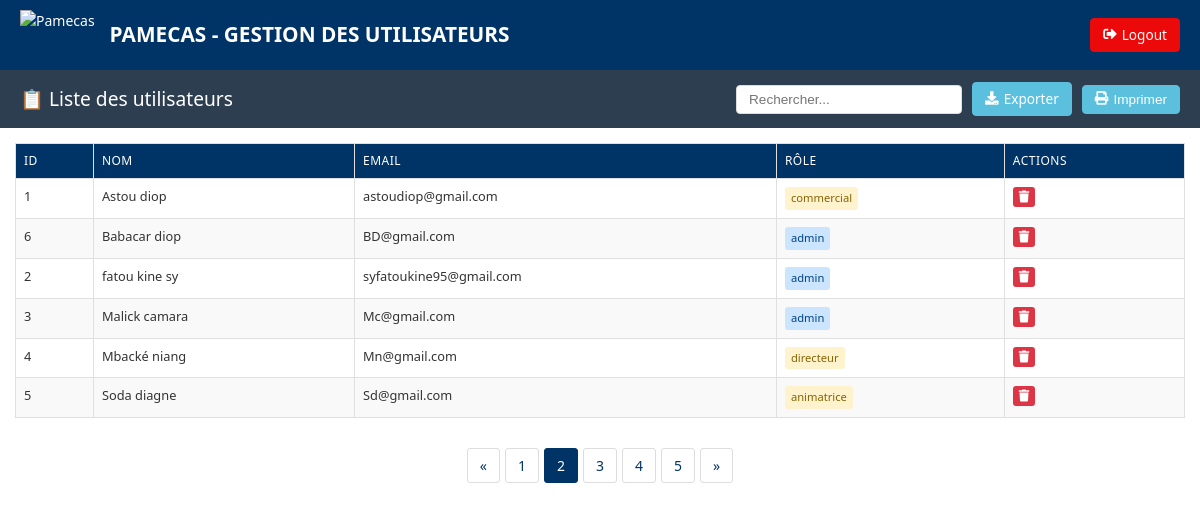
/list_utilisateur.php, run on the app's committed database.
### tables this page shows
CREATE TABLE `utilisateurs` (
  `id` int(11) NOT NULL,
  `nom` varchar(100) NOT NULL,
  `email` varchar(100) NOT NULL,
  `mot_de_passe` varchar(255) NOT NULL,
  `role` varchar(50) NOT NULL,
  `caisse_id` int(11) DEFAULT NULL
);

### list_utilisateur.php (the view, shortened to what this page needs)
<?php
try {
    $pdo = new PDO('mysql:host=localhost;dbname=crm;charset=utf8', 'root', '', [
        PDO::ATTR_ERRMODE => PDO::ERRMODE_EXCEPTION
    ]);
} catch (PDOException $e) {
    die("Erreur de connexion : " . $e->getMessage());
}
$sql = "SELECT * FROM utilisateurs ORDER BY nom ASC";
$utilisateurs = $pdo->query($sql)->fetchAll(PDO::FETCH_ASSOC);
?>
<!DOCTYPE html>
<html lang="fr">
<head>
</head>
<body>
<header>
    <div class="logo">
        <img src="pamecas.jpg" alt="Pamecas">
        <h1>PAMECAS - GESTION DES UTILISATEURS</h1>
    </div>
    <div class="header-buttons">
        <a href="index.html" class="btn btn-danger">
            <i class="fas fa-sign-out-alt"></i>Logout
        </a>
    </div>
</header>
<nav>
    <h2>📋 Liste des utilisateurs</h2>
    <div class="table-controls">
        <input type="text" class="search-box" placeholder="Rechercher...">
        <a href="export_utilisateur.php" class="btn btn-info" onclick="return confirm('Êtes-vous sûr de vouloir exporter les utilisateur?')">
            <i class="fas fa-download"></i> Exporter
        </a>
        <button class="btn btn-info" onclick="window.print()">
            <i class="fas fa-print"></i> Imprimer
        </button>
    </div>
</nav>
<div class="table-container">
    <table border="1">
        <thead>
            <tr>
                <th>ID</th>
                <th>Nom</th>
                <th>Email</th>
                <th>Rôle</th>
                <th>Actions</th>
            </tr>
        </thead>
        <tbody>
            <?php if (!empty($utilisateurs)): ?>
                <?php foreach ($utilisateurs as $u): ?>
                    <tr>
                        <td class="compact-cell"><?= htmlspecialchars($u['id']) ?></td>
                        <td class="compact-cell"><?= htmlspecialchars($u['nom']) ?></td>
                        <td class="compact-cell"><?= htmlspecialchars($u['email']) ?></td>
                        <td>
                            <?php
                            $badge_class = [
                                'admin' => 'badge-primary',
                                'gestionnaire' => 'badge-info',
                                'utilisateur' => 'badge-success'
                            ][strtolower($u['role'])] ?? 'badge-warning';
                            ?>
                            <span class="badge <?= $badge_class ?>"><?= htmlspecialchars($u['role']) ?></span>
                        </td>
                        <td class="actions-cell">
                            <button class="action-btn action-btn-delete" title="Supprimer" onclick="deleteUtilisateur(<?= $u['id'] ?>)">
                                <i class="fas fa-trash"></i>
                            </button>
                        </td>
                    </tr>
                <?php endforeach; ?>
            <?php else: ?>
                <tr>
                    <td colspan="6" style="text-align: center;">Aucun utilisateur trouvé</td>
                </tr>
            <?php endif; ?>
        </tbody>
    </table>
</div>
<div class="pagination">
    <a href="#">&laquo;</a>
    <a href="#">1</a>
    <span class="current">2</span>
    <a href="#">3</a>
    <a href="#">4</a>
    <a href="#">5</a>
    <a href="#">&raquo;</a>
</div>
<link rel="stylesheet" href="https://cdnjs.cloudflare.com/ajax/libs/font-awesome/5.15.4/css/all.min.css">
</body>
</html>

### list_utilisateur.php (style rules this page uses)
:root { --primary-color: #003366; --secondary-color: #65a3f3; --danger-color: #ec0909; --info-color: #5bc0de; --dark-color: #2c3e50; --light-color: #f8f9fa; --success-color: #28a745; }
body { font-family: 'Segoe UI', Tahoma, Geneva, Verdana, sans-serif; margin: 0; padding: 0; font-size: 14px; color: #333; line-height: 1.5; }
header { background-color: var(--primary-color); color: white; padding: 10px 20px; display: flex; justify-content: space-between; align-items: center; flex-wrap: wrap; box-shadow: 0 2px 5px rgba(0,0,0,0.1); }
header .logo { display: flex; align-items: center; gap: 15px; flex-wrap: wrap; }
header .logo h1 { font-size: 1.3rem; margin: 5px 0; font-weight: 600; }
header .logo img { height: 50px; object-fit: contain; }
.header-buttons { display: flex; gap: 10px; }
.btn { padding: 6px 12px; border-radius: 4px; text-decoration: none; font-size: 0.85rem; font-weight: 500; transition: all 0.3s ease; display: inline-flex; align-items: center; gap: 5px; }
.btn-danger { background-color: var(--danger-color); color: white; border: 1px solid var(--danger-color); }
.btn-info { background-color: var(--info-color); color: white; border: 1px solid var(--info-color); }
nav { background-color: var(--dark-color); padding: 12px 20px; display: flex; justify-content: space-between; align-items: center; flex-wrap: wrap; gap: 15px; }
nav h2 { color: white; margin: 0; font-size: 1.2rem; font-weight: 500; }
.table-controls { display: flex; gap: 10px; align-items: center; flex-wrap: wrap; }
.search-box { padding: 6px 12px; border-radius: 4px; border: 1px solid #ddd; font-size: 0.85rem; min-width: 200px; }
.table-container { width: 100%; padding: 15px; box-sizing: border-box; overflow-x: auto; }
table { width: 100%; border-collapse: collapse; table-layout: auto; min-width: 800px; }
th, td { border: 1px solid #e0e0e0; padding: 8px; text-align: left; vertical-align: top; font-size: 0.8rem; }
th { background-color: var(--primary-color); color: white; position: sticky; top: 0; font-weight: 500; text-transform: uppercase; font-size: 0.75rem; letter-spacing: 0.5px; }
tr:nth-child(even) { background-color: #f9f9f9; }
.compact-cell { max-width: 150px; overflow: hidden; text-overflow: ellipsis; white-space: nowrap; }
.badge { display: inline-block; padding: 3px 6px; border-radius: 3px; font-size: 0.7rem; font-weight: 500; }
.badge-warning { background-color: #fff3cd; color: #856404; }
.badge-primary { background-color: #cce5ff; color: #004085; }
.actions-cell { white-space: nowrap; }
.action-btn { padding: 3px 6px; border-radius: 3px; font-size: 0.75rem; margin-right: 3px; cursor: pointer; border: none; }
.action-btn-delete { background-color: #dc3545; color: white; }
.pagination { display: flex; justify-content: center; margin-top: 15px; gap: 5px; }
.pagination a, .pagination span { padding: 6px 12px; border: 1px solid #ddd; text-decoration: none; color: var(--primary-color); border-radius: 3px; }
.pagination .current { background-color: var(--primary-color); color: white; border-color: var(--primary-color); }

### data on the page
utilisateurs: id "1", nom "Astou diop", email "astoudiop@gmail.com", role "commercial"
utilisateurs: id "6", nom "Babacar diop", email "BD@gmail.com", role "admin"
utilisateurs: id "2", nom "fatou kine sy", email "syfatoukine95@gmail.com", role "admin"
utilisateurs: id "3", nom "Malick camara", email "Mc@gmail.com", role "admin"
utilisateurs: id "4", nom "Mbacké niang", email "Mn@gmail.com", role "directeur"
utilisateurs: id "5", nom "Soda diagne", email "Sd@gmail.com", role "animatrice"
